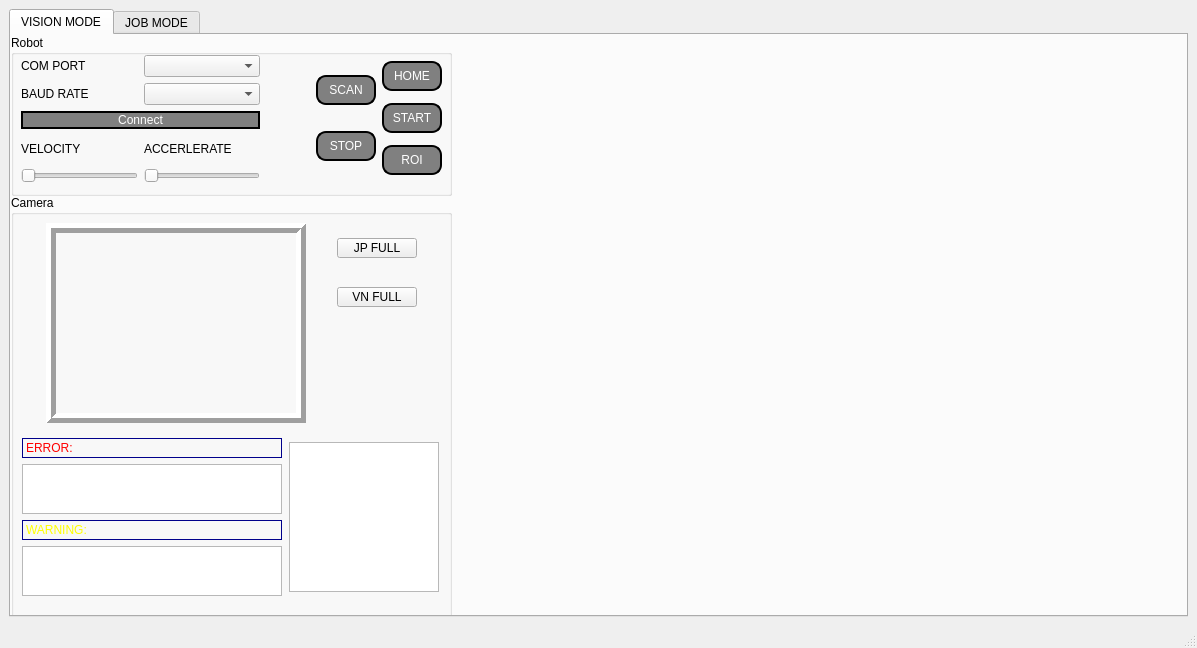
<?xml version="1.0" encoding="UTF-8"?>
<ui version="4.0">
 <class>GuiWindow</class>
 <widget class="QMainWindow" name="GuiWindow">
  <property name="geometry">
   <rect>
    <x>0</x>
    <y>0</y>
    <width>1197</width>
    <height>648</height>
   </rect>
  </property>
  <property name="windowTitle">
   <string>MainWindow</string>
  </property>
  <widget class="QWidget" name="centralwidget">
   <layout class="QGridLayout" name="gridLayout">
    <item row="0" column="0">
     <widget class="QTabWidget" name="tabWidget">
      <property name="currentIndex">
       <number>0</number>
      </property>
      <widget class="QWidget" name="tab">
       <attribute name="title">
        <string>VISION MODE</string>
       </attribute>
       <widget class="OpenGLWindow" name="openGL" native="true">
        <property name="geometry">
         <rect>
          <x>460</x>
          <y>0</y>
          <width>701</width>
          <height>651</height>
         </rect>
        </property>
       </widget>
       <widget class="QGroupBox" name="groupBox">
        <property name="geometry">
         <rect>
          <x>0</x>
          <y>0</y>
          <width>441</width>
          <height>161</height>
         </rect>
        </property>
        <property name="title">
         <string>Robot</string>
        </property>
        <widget class="QWidget" name="layoutWidget">
         <property name="geometry">
          <rect>
           <x>10</x>
           <y>20</y>
           <width>421</width>
           <height>128</height>
          </rect>
         </property>
         <layout class="QHBoxLayout" name="horizontalLayout">
          <item>
           <layout class="QVBoxLayout" name="verticalLayout_2">
            <item>
             <layout class="QHBoxLayout" name="horizontalLayout_2">
              <item>
               <widget class="QLabel" name="label_Comport">
                <property name="text">
                 <string>COM PORT</string>
                </property>
               </widget>
              </item>
              <item>
               <widget class="QComboBox" name="comboBox_Comport"/>
              </item>
             </layout>
            </item>
            <item>
             <layout class="QHBoxLayout" name="horizontalLayout_3">
              <item>
               <widget class="QLabel" name="label_Baudrate">
                <property name="text">
                 <string>BAUD RATE</string>
                </property>
               </widget>
              </item>
              <item>
               <widget class="QComboBox" name="comboBox_Baudrate"/>
              </item>
             </layout>
            </item>
            <item>
             <widget class="QPushButton" name="pushButton_Connect">
              <property name="styleSheet">
               <string notr="true">#pushButton_Connect
{
color: white;
border-width: 2px;
border-style: solid;
border-color:black;
border-radius:10px;
background-color:gray;
}</string>
              </property>
              <property name="text">
               <string>Connect</string>
              </property>
             </widget>
            </item>
            <item>
             <layout class="QHBoxLayout" name="horizontalLayout_4">
              <item>
               <layout class="QVBoxLayout" name="verticalLayout_3">
                <item>
                 <widget class="QLabel" name="label_Velocity">
                  <property name="text">
                   <string>VELOCITY</string>
                  </property>
                 </widget>
                </item>
                <item>
                 <widget class="QSlider" name="sliderVelocity">
                  <property name="minimum">
                   <number>1</number>
                  </property>
                  <property name="maximum">
                   <number>100</number>
                  </property>
                  <property name="orientation">
                   <enum>Qt::Horizontal</enum>
                  </property>
                 </widget>
                </item>
               </layout>
              </item>
              <item>
               <layout class="QVBoxLayout" name="verticalLayout_4">
                <item>
                 <widget class="QLabel" name="label_Accelerate">
                  <property name="text">
                   <string>ACCERLERATE</string>
                  </property>
                 </widget>
                </item>
                <item>
                 <widget class="QSlider" name="sliderAccerlerate">
                  <property name="minimum">
                   <number>1</number>
                  </property>
                  <property name="maximum">
                   <number>100</number>
                  </property>
                  <property name="orientation">
                   <enum>Qt::Horizontal</enum>
                  </property>
                 </widget>
                </item>
               </layout>
              </item>
             </layout>
            </item>
           </layout>
          </item>
          <item>
           <spacer name="horizontalSpacer">
            <property name="orientation">
             <enum>Qt::Horizontal</enum>
            </property>
            <property name="sizeType">
             <enum>QSizePolicy::Minimum</enum>
            </property>
            <property name="sizeHint" stdset="0">
             <size>
              <width>50</width>
              <height>20</height>
             </size>
            </property>
           </spacer>
          </item>
          <item>
           <layout class="QVBoxLayout" name="verticalLayout_7">
            <item>
             <widget class="QPushButton" name="pushButton_Scan">
              <property name="sizePolicy">
               <sizepolicy hsizetype="Fixed" vsizetype="Fixed">
                <horstretch>0</horstretch>
                <verstretch>0</verstretch>
               </sizepolicy>
              </property>
              <property name="minimumSize">
               <size>
                <width>60</width>
                <height>0</height>
               </size>
              </property>
              <property name="maximumSize">
               <size>
                <width>60</width>
                <height>30</height>
               </size>
              </property>
              <property name="styleSheet">
               <string notr="true">#pushButton_Scan
{
color: white;
border-width: 2px;
border-style: solid;
border-color:black;
border-radius:10px;
background-color:gray;
}</string>
              </property>
              <property name="text">
               <string>SCAN</string>
              </property>
             </widget>
            </item>
            <item>
             <widget class="QPushButton" name="pushButton_Stop">
              <property name="sizePolicy">
               <sizepolicy hsizetype="Fixed" vsizetype="Fixed">
                <horstretch>0</horstretch>
                <verstretch>0</verstretch>
               </sizepolicy>
              </property>
              <property name="minimumSize">
               <size>
                <width>60</width>
                <height>0</height>
               </size>
              </property>
              <property name="maximumSize">
               <size>
                <width>60</width>
                <height>30</height>
               </size>
              </property>
              <property name="styleSheet">
               <string notr="true">#pushButton_Stop
{
color: white;
border-width: 2px;
border-style: solid;
border-color:black;
border-radius:10px;
background-color:gray;
}</string>
              </property>
              <property name="text">
               <string>STOP</string>
              </property>
             </widget>
            </item>
           </layout>
          </item>
          <item>
           <layout class="QVBoxLayout" name="verticalLayout_6">
            <item>
             <widget class="QPushButton" name="pushButton_Home">
              <property name="sizePolicy">
               <sizepolicy hsizetype="Fixed" vsizetype="Fixed">
                <horstretch>0</horstretch>
                <verstretch>0</verstretch>
               </sizepolicy>
              </property>
              <property name="minimumSize">
               <size>
                <width>60</width>
                <height>0</height>
               </size>
              </property>
              <property name="maximumSize">
               <size>
                <width>60</width>
                <height>30</height>
               </size>
              </property>
              <property name="layoutDirection">
               <enum>Qt::LeftToRight</enum>
              </property>
              <property name="styleSheet">
               <string notr="true">#pushButton_Home
{
color: white;
border-width: 2px;
border-style: solid;
border-color:black;
border-radius:10px;
background-color:gray;
}</string>
              </property>
              <property name="text">
               <string>HOME</string>
              </property>
             </widget>
            </item>
            <item>
             <widget class="QPushButton" name="pushButton_Start">
              <property name="sizePolicy">
               <sizepolicy hsizetype="Fixed" vsizetype="Fixed">
                <horstretch>0</horstretch>
                <verstretch>0</verstretch>
               </sizepolicy>
              </property>
              <property name="minimumSize">
               <size>
                <width>60</width>
                <height>0</height>
               </size>
              </property>
              <property name="maximumSize">
               <size>
                <width>60</width>
                <height>30</height>
               </size>
              </property>
              <property name="styleSheet">
               <string notr="true">#pushButton_Start
{
color: white;
border-width: 2px;
border-style: solid;
border-color:black;
border-radius:10px;
background-color:gray;
}</string>
              </property>
              <property name="text">
               <string>START</string>
              </property>
             </widget>
            </item>
            <item>
             <widget class="QPushButton" name="pushButton_SetROI">
              <property name="sizePolicy">
               <sizepolicy hsizetype="Fixed" vsizetype="Fixed">
                <horstretch>0</horstretch>
                <verstretch>0</verstretch>
               </sizepolicy>
              </property>
              <property name="minimumSize">
               <size>
                <width>60</width>
                <height>0</height>
               </size>
              </property>
              <property name="maximumSize">
               <size>
                <width>60</width>
                <height>30</height>
               </size>
              </property>
              <property name="styleSheet">
               <string notr="true">#pushButton_SetROI
{
color: white;
border-width: 2px;
border-style: solid;
border-color:black;
border-radius:10px;
background-color:gray;
}
#pushButton_SetROI:pressed
{
 	border-color:black;
   background-color:green;
}</string>
              </property>
              <property name="text">
               <string>ROI</string>
              </property>
             </widget>
            </item>
           </layout>
          </item>
         </layout>
        </widget>
       </widget>
       <widget class="QGroupBox" name="groupBox_2">
        <property name="geometry">
         <rect>
          <x>0</x>
          <y>160</y>
          <width>441</width>
          <height>471</height>
         </rect>
        </property>
        <property name="title">
         <string>Camera</string>
        </property>
        <widget class="QWidget" name="layoutWidget">
         <property name="geometry">
          <rect>
           <x>10</x>
           <y>20</y>
           <width>421</width>
           <height>381</height>
          </rect>
         </property>
         <layout class="QVBoxLayout" name="verticalLayout_8">
          <item>
           <layout class="QHBoxLayout" name="horizontalLayout_6">
            <item>
             <widget class="QLabel" name="label_Camera">
              <property name="minimumSize">
               <size>
                <width>260</width>
                <height>200</height>
               </size>
              </property>
              <property name="maximumSize">
               <size>
                <width>260</width>
                <height>200</height>
               </size>
              </property>
              <property name="frameShape">
               <enum>QFrame::Box</enum>
              </property>
              <property name="frameShadow">
               <enum>QFrame::Raised</enum>
              </property>
              <property name="lineWidth">
               <number>5</number>
              </property>
              <property name="text">
               <string/>
              </property>
             </widget>
            </item>
            <item>
             <layout class="QVBoxLayout" name="verticalLayout_5">
              <item>
               <widget class="QPushButton" name="pushButton_Japan_Full">
                <property name="maximumSize">
                 <size>
                  <width>100</width>
                  <height>20</height>
                 </size>
                </property>
                <property name="text">
                 <string>JP FULL</string>
                </property>
               </widget>
              </item>
              <item>
               <widget class="QPushButton" name="pushButton_Vietnam_Full">
                <property name="maximumSize">
                 <size>
                  <width>100</width>
                  <height>20</height>
                 </size>
                </property>
                <property name="text">
                 <string>VN FULL</string>
                </property>
               </widget>
              </item>
              <item>
               <spacer name="verticalSpacer">
                <property name="orientation">
                 <enum>Qt::Vertical</enum>
                </property>
                <property name="sizeType">
                 <enum>QSizePolicy::Minimum</enum>
                </property>
                <property name="sizeHint" stdset="0">
                 <size>
                  <width>10</width>
                  <height>40</height>
                 </size>
                </property>
               </spacer>
              </item>
              <item>
               <widget class="QPushButton" name="pushButton_StartCamera">
                <property name="maximumSize">
                 <size>
                  <width>30</width>
                  <height>30</height>
                 </size>
                </property>
                <property name="styleSheet">
                 <string notr="true">#pushButton_StartCamera
{
border:none;
}</string>
                </property>
                <property name="text">
                 <string/>
                </property>
               </widget>
              </item>
             </layout>
            </item>
           </layout>
          </item>
          <item>
           <layout class="QHBoxLayout" name="horizontalLayout_5">
            <item>
             <layout class="QVBoxLayout" name="verticalLayout">
              <item>
               <widget class="QLabel" name="label_Error">
                <property name="sizePolicy">
                 <sizepolicy hsizetype="Fixed" vsizetype="Fixed">
                  <horstretch>0</horstretch>
                  <verstretch>0</verstretch>
                 </sizepolicy>
                </property>
                <property name="maximumSize">
                 <size>
                  <width>260</width>
                  <height>20</height>
                 </size>
                </property>
                <property name="styleSheet">
                 <string notr="true">#label_Error
{
color: red;
border-width: 1px;
border-style: solid;
border-color:darkblue;
}</string>
                </property>
                <property name="text">
                 <string>ERROR:</string>
                </property>
               </widget>
              </item>
              <item>
               <widget class="QTextEdit" name="textEdit_Inform">
                <property name="sizePolicy">
                 <sizepolicy hsizetype="Minimum" vsizetype="Minimum">
                  <horstretch>0</horstretch>
                  <verstretch>0</verstretch>
                 </sizepolicy>
                </property>
                <property name="minimumSize">
                 <size>
                  <width>260</width>
                  <height>50</height>
                 </size>
                </property>
                <property name="maximumSize">
                 <size>
                  <width>260</width>
                  <height>50</height>
                 </size>
                </property>
               </widget>
              </item>
              <item>
               <widget class="QLabel" name="label_Warning">
                <property name="sizePolicy">
                 <sizepolicy hsizetype="Fixed" vsizetype="Fixed">
                  <horstretch>0</horstretch>
                  <verstretch>0</verstretch>
                 </sizepolicy>
                </property>
                <property name="maximumSize">
                 <size>
                  <width>260</width>
                  <height>20</height>
                 </size>
                </property>
                <property name="styleSheet">
                 <string notr="true">#label_Warning
{
color:yellow;
border-width: 1px;
border-style: solid;
border-color:darkblue;
}</string>
                </property>
                <property name="text">
                 <string>WARNING:</string>
                </property>
               </widget>
              </item>
              <item>
               <widget class="QTextEdit" name="textEdit_Waring">
                <property name="maximumSize">
                 <size>
                  <width>260</width>
                  <height>50</height>
                 </size>
                </property>
               </widget>
              </item>
             </layout>
            </item>
            <item>
             <widget class="QTextEdit" name="textEdit_Position">
              <property name="maximumSize">
               <size>
                <width>150</width>
                <height>150</height>
               </size>
              </property>
             </widget>
            </item>
           </layout>
          </item>
         </layout>
        </widget>
       </widget>
      </widget>
      <widget class="QWidget" name="tab_2">
       <attribute name="title">
        <string>JOB MODE</string>
       </attribute>
      </widget>
     </widget>
    </item>
   </layout>
  </widget>
  <widget class="QMenuBar" name="menubar">
   <property name="geometry">
    <rect>
     <x>0</x>
     <y>0</y>
     <width>1197</width>
     <height>21</height>
    </rect>
   </property>
  </widget>
  <widget class="QStatusBar" name="statusbar"/>
 </widget>
 <customwidgets>
  <customwidget>
   <class>OpenGLWindow</class>
   <extends>QWidget</extends>
   <header>openglwindow.h</header>
   <container>1</container>
  </customwidget>
 </customwidgets>
 <resources/>
 <connections/>
</ui>
